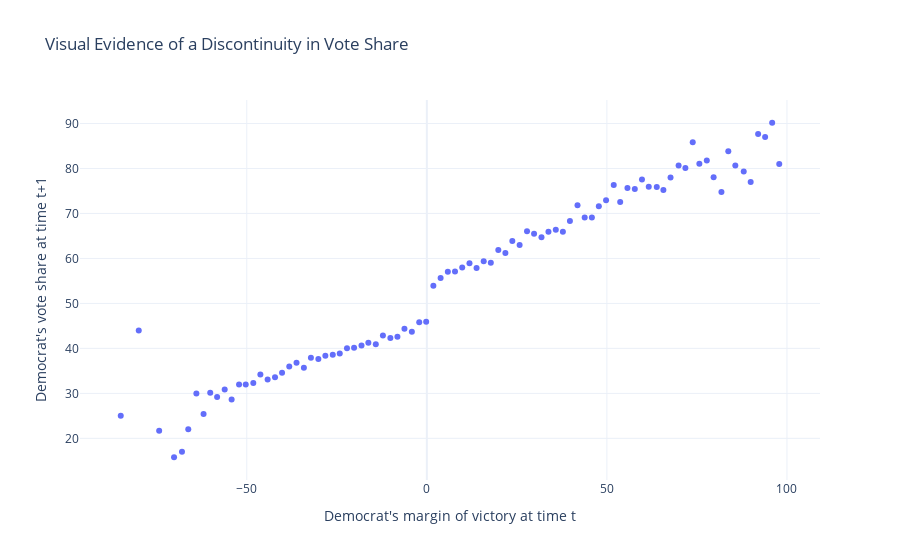

Write notebook code for a chart like this one.
### Code cell
# Plot Democratic share at t+1 over Dem margin at t
px.scatter(binned_data, x='margin', y='dem_share_p1',
           title='Visual Evidence of a Discontinuity in Vote Share',
           labels={'margin':"Democrat's margin of victory at time t",
                   'dem_share_p1': "Democrat's vote share at time t+1"},
           template="plotly_white")

### Figure 1 — Plotly figure (JSON) as saved in the notebook; plotly's stock layout.template omitted (floating-point values rounded to 4 significant figures)
{"data": [{"hovertemplate": "Democrat's margin of victory at time t=%{x}<br>Democrat's vote share at time t+1=%{y}<extra></extra>", "legendgroup": "", "marker": {"color": "#636efa", "symbol": "circle"}, "mode": "markers", "name": "", "orientation": "v", "showlegend": false, "type": "scatter", "x": [-85, -80, -77, -74.33, -70.2, -68, -66.25, -64, -62, -60.15, -58.24, -56.14, -54.21, -52.15, -50.29, -48.19, -46.23, -44.22, -42.16, -40.21, -38.2, -36.19, -34.14, -32.19, -30.13, -28.18, -26.12, -24.19, -22.18, -20.2, -18.15, -16.24, -14.17, -12.2, -10.13, -8.167, -6.218, -4.162, -2.112, -0.1835, 1.814, 3.821, 5.832, 7.818, 9.823, 11.84, 13.81, 15.79, 17.77, 19.85, 21.82, 23.74, 25.77, 27.82, 29.78, 31.84, 33.77, 35.81, 37.78, 39.73, 41.84, 43.83, 45.84, 47.76, 49.77, 51.9, 53.69, 55.71, 57.75, 59.74, 61.62, 63.85, 65.69, 67.68, 69.91, 71.8, 73.83, 75.68, 77.74, 79.64, 81.81, 83.71, 85.67, 88, 89.93, 92, 93.94, 95.89, 97.86], "xaxis": "x", "y": [25, 44, null, 21.67, 15.8, 17, 22, 30, 25.4, 30.17, 29.22, 30.86, 28.67, 31.97, 32, 32.28, 34.21, 33.09, 33.58, 34.58, 35.96, 36.79, 35.67, 37.93, 37.66, 38.36, 38.61, 38.89, 40.01, 40.13, 40.65, 41.26, 40.93, 42.87, 42.29, 42.59, 44.37, 43.73, 45.79, 45.9, 53.94, 55.64, 57.03, 57.1, 57.99, 58.95, 57.86, 59.38, 59.05, 61.85, 61.2, 63.89, 62.96, 66.02, 65.48, 64.72, 65.92, 66.38, 65.92, 68.32, 71.84, 69.12, 69.11, 71.59, 72.95, 76.33, 72.56, 75.65, 75.46, 77.57, 75.95, 75.87, 75.22, 78, 80.65, 80.09, 85.82, 81.04, 81.79, 78.05, 74.76, 83.82, 80.64, 79.32, 77, 87.69, 87, 90.17, 81], "yaxis": "y"}], "layout": {"legend": {"tracegroupgap": 0}, "title": {"text": "Visual Evidence of a Discontinuity in Vote Share"}, "xaxis": {"anchor": "y", "domain": [0, 1], "title": {"text": "Democrat's margin of victory at time t"}}, "yaxis": {"anchor": "x", "domain": [0, 1], "title": {"text": "Democrat's vote share at time t+1"}}}}
